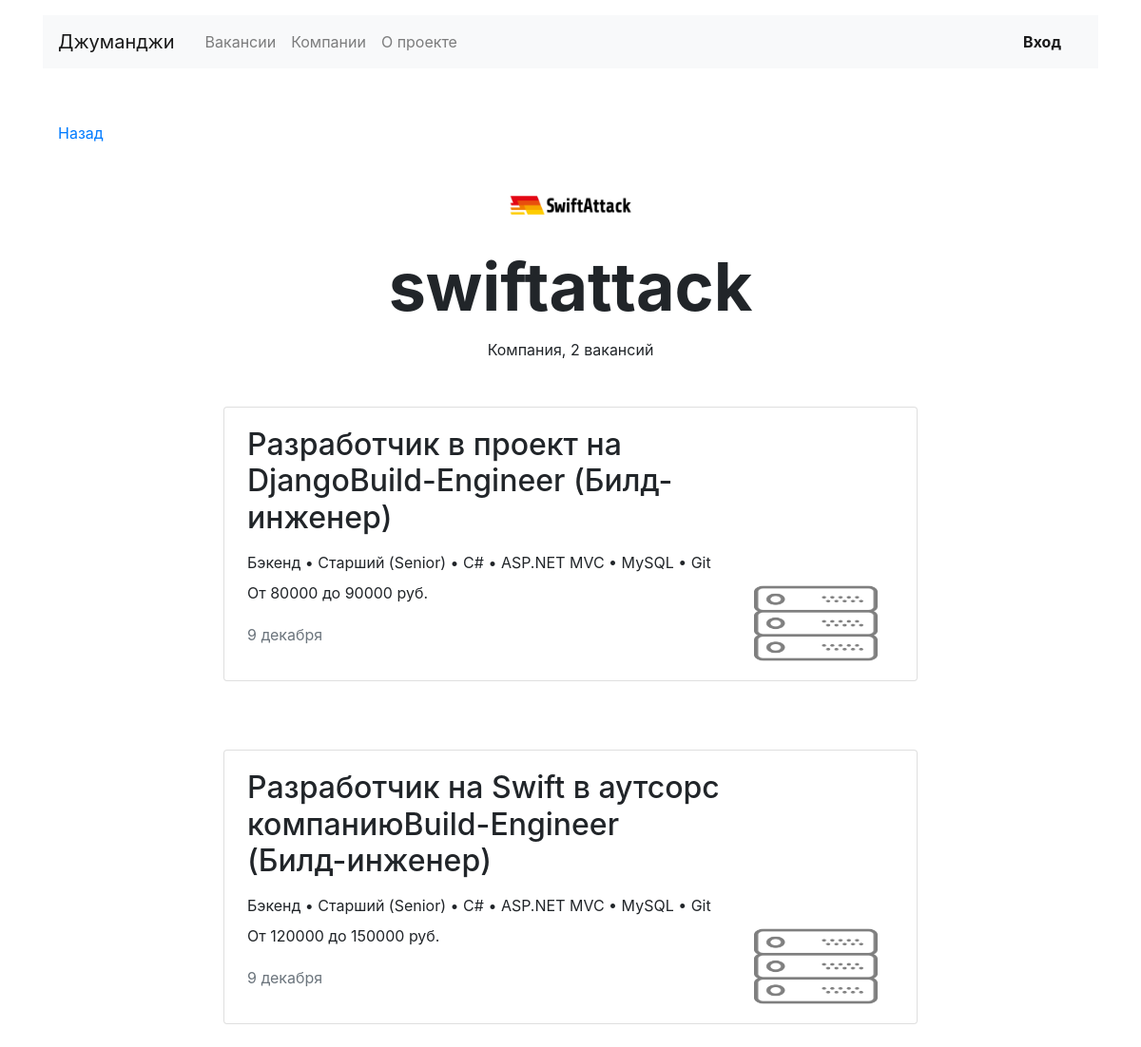
The page /companies/19 on the database its author committed.
### vacancies/models.py (models this page shows, shortened)
class Company(models.Model):
    name = models.CharField(max_length=100)  # Название
    logo = models.ImageField(
        upload_to=MEDIA_COMPANY_IMAGE_DIR,
        null=True,
        blank=True
    )  # Логотипчик
    employee_count = models.IntegerField(blank=True)
    location = models.CharField(max_length=50, blank=True)  # Город
    description = models.TextField(max_length=500, blank=True)
    owner = models.ForeignKey(User,
                              blank=True,
                              null=True,
                              on_delete=models.SET_NULL)    # Владелец

class Vacancy(models.Model):
    title = models.CharField(max_length=100)    # Название вакансии
    specialty = models.ForeignKey(
        Specialty,
        related_name="vacancies",
        on_delete=models.CASCADE
    )
    salary_min = models.IntegerField()  # Зарплата от
    salary_max = models.IntegerField()  # Зарплата до
    skills = models.CharField(max_length=300,
                              blank=True)  # Навыки
    description = models.TextField(max_length=500,
                                   blank=True)  # Текст
    company = models.ForeignKey(Company,
                                related_name="vacancies",
                                on_delete=models.CASCADE
                                )
    published_at = models.DateField()   # Опубликовано

class Specialty(models.Model):
    code = models.CharField(max_length=20)   # Код
    title = models.CharField(max_length=100)  # Название
    picture = models.ImageField(
        upload_to=MEDIA_SPECIALITY_IMAGE_DIR
    )  # Картинка

### vacancies/views.py (the view)
# urls.py: path('companies/<int:id>', CompanyView.as_view()),
class CompanyView(View):
    def get(self, request, id):
        company = Company.objects.filter(id=id).first()
        if not company:
            raise Http404
        name = company.name
        logo = company.logo
        number_of_vacancies = len(company.vacancies.all())
        return render(request, 'company.html', context={
            'company': company,
            'name': name,
            'number_of_vacancies': number_of_vacancies,
            'vacancies': company.vacancies.all(),
            'logo': logo,
        }
                      )

### vacancies/templates/company.html
{% extends 'base.html' %}
{% block container %}
  <main class="container mt-3">
    <div class="navbar mt-5">
      <p><a href="/">Назад</a></p>
    </div>
    <section>
      <div class="text-center">
        <img src="{{ logo }}" width="130" height="80" alt="">
      </div>
      <h1 class="h1 text-center mx-auto mt-0 pt-1" style="font-size: 70px;"><strong>{{ name }}</strong></h1>
      <p class="text-center pt-1">Компания, {{ number_of_vacancies }} вакансий</p>
      {% for vacancy in vacancies %}
        <div class="row mt-5">
          <div class="col-12 col-lg-8 offset-lg-2 m-auto">
            <div class="card mb-4">
              <div class="card-body px-4">
                <div class="row">
                  <div class="col-12 col-md-8 col-lg-9">
                    <h2 class="h2 pb-2">{{ vacancy.title }}Build-Engineer (Билд-инженер)</h2>
                    <p class="mb-2">{{ vacancy.specialty.title }} • Старший (Senior) • C# • ASP.NET MVC • MySQL • Git</p>
                    <p>От {{vacancy.salary_min}} до {{vacancy.salary_max}} руб.</p>
                    <p class="text-muted pt-1">9 декабря</p>
                  </div>
                  <div class="col-12 col-md-4 col-lg-3 d-flex align-items-end">
                    <a href="/vacancies/{{ vacancy.id }}"><img src="{{ vacancy.specialty.picture.url }}" width="130" height="80" alt=""></a>
                  </div>
                </div>
              </div>
            </div>
          </div>
        </div>
      {% endfor %}
    </section>
  </main>
{% endblock %}

### rows shown on the page
Company: logo (picture), name "swiftattack"
Vacancy: title "Разработчик в проект на Django", specialty "Бэкенд", salary_min "80000", salary_max "90000", specialty.picture (picture)
Vacancy: title "Разработчик на Swift в аутсорс компанию", specialty "Бэкенд", salary_min "120000", salary_max "150000", specialty.picture (picture)

### other values the page prints
{{ number_of_vacancies }} "2"
